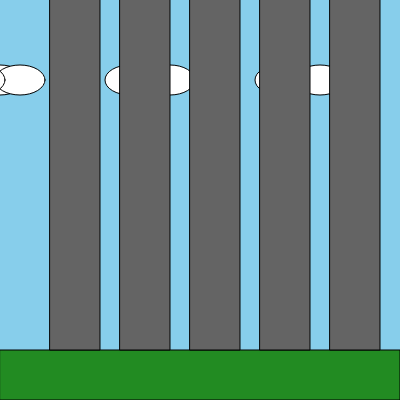
Frame 1 (no input)
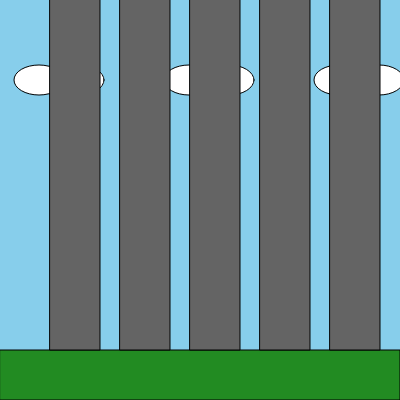
Frame 60 (no input)
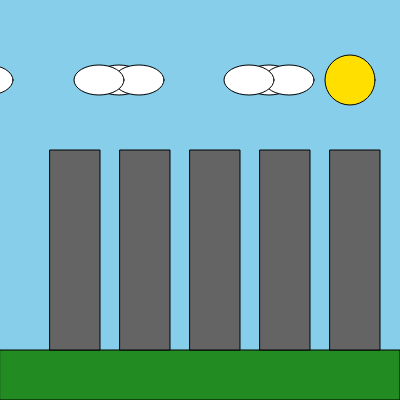
Frame 120 (the mouse pressed at the canvas centre since frame 60)

The p5.js sketch that drew these frames (run headless with seeded random() and noise() and a simulated clock; from frame 60 on, the mouse is pressed at the canvas centre):

// p5.js sketch
// ── sketch.js
let cloudX = [0, 150, 300]; // Initial x-positions for clouds
let isDay = true;

function setup() {
  createCanvas(400, 400);
}

function draw() {
  // Sky background based on day/night
  if (isDay) {
    background(135, 206, 235); // Daytime sky color
  } else {
    background(0, 24, 72); // Nighttime sky color
  }

  // Draw sun or moon
  if (isDay) {
    fill(255, 223, 0); // Yellow for sun
  } else {
    fill(255, 250, 250); // White for moon
  }
  ellipse(350, 80, 50, 50);

  // Draw clouds
  fill(255);
  for (let i = 0; i < cloudX.length; i++) {
    ellipse(cloudX[i], 80, 50, 30);
    ellipse(cloudX[i] + 20, 80, 50, 30);
    ellipse(cloudX[i] - 20, 80, 50, 30);

    // Move clouds to the right
    cloudX[i] += 1;
    if (cloudX[i] > width) {
      cloudX[i] = -50; // Reset cloud to the left side
    }
  }

  // Grass floor
  fill(34, 139, 34);
  rect(0, 350, width, 50);

  // Draw buildings or vegetation based on mouseY position
  let vegetationAppears = false;
  for (let i = 0; i < 5; i++) {
    let x = 50 + i * 70;
    let buildingHeight = height - mouseY;

    if (buildingHeight > 0) {
      // Draw building
      fill(100);
      rect(x, 350 - buildingHeight, 50, buildingHeight);
    } else {
      // When buildings are below the grass, draw vegetation and trees
      vegetationAppears = true;

      // Draw different types of trees
      if (i % 2 === 0) {
        // Round tree
        fill(139, 69, 19); // Brown trunk
        rect(x + 15, 300, 10, 50); // Trunk
        fill(34, 139, 34); // Green foliage
        ellipse(x + 20, 280, 40, 40); // Tree top
      } else {
        // Pointy triangle tree
        fill(139, 69, 19); // Brown trunk
        rect(x + 20, 320, 10, 30); // Trunk
        fill(0, 128, 0); // Darker green for triangle tree
        triangle(x, 320, x + 25, 270, x + 50, 320); // Triangle foliage
      }
    }
  }

  // Change day/night based on vegetation appearance
  isDay = !vegetationAppears;
}
